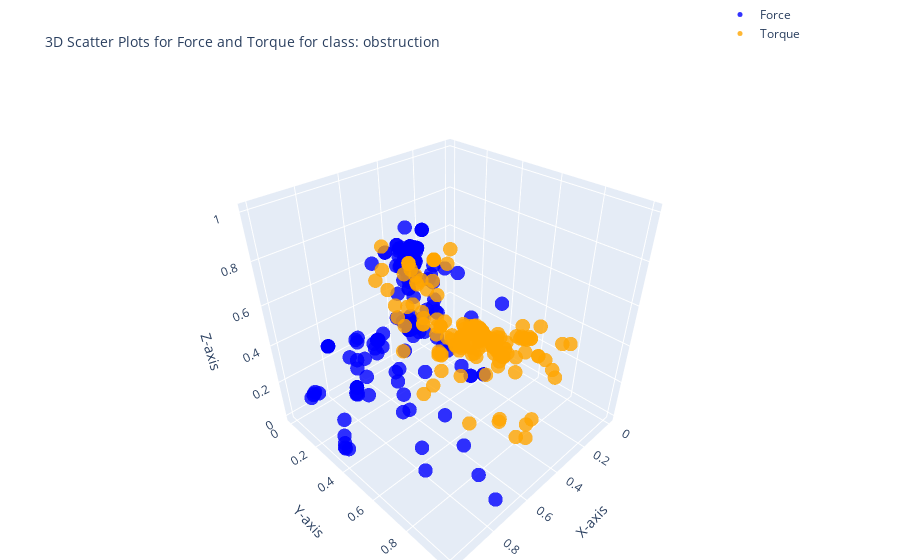

The notebook cell this image was saved under:
### Code cell
import plotly.graph_objects as go
class_name = unique_classes[2]
df_fr_collision=class_dfs[class_name]
# 3D scatter plot for Force (Fx, Fy, Fz)
force_plot = go.Scatter3d(
    x=df_fr_collision['Fx'],
    y=df_fr_collision['Fy'],
    z=df_fr_collision['Fz'],
    mode='markers',
    marker=dict(size=5, color='blue', opacity=0.8),
    name='Force'
)

# 3D scatter plot for Torque (Tx, Ty, Tz)
torque_plot = go.Scatter3d(
    x=df_fr_collision['Tx'],
    y=df_fr_collision['Ty'],
    z=df_fr_collision['Tz'],
    mode='markers',
    marker=dict(size=5, color='orange', opacity=0.8),
    name='Torque'
)

# Create subplots
fig = go.Figure()

# Add Force plot
fig.add_trace(force_plot)
fig.add_trace(torque_plot)

# Layout settings
fig.update_layout(
    title='3D Scatter Plots for Force and Torque for class: ' + class_name,
    title_font=dict(size=14),  # Change the title font size
    scene=dict(
        xaxis_title='X-axis',
        yaxis_title='Y-axis',
        zaxis_title='Z-axis'
    ),
    legend=dict(x=0.8, y=1.2),
    margin=dict(l=0, r=0, b=0, t=40)
)

fig.show()

### Figure 1 — Plotly figure (JSON) as saved in the notebook; plotly's stock layout.template omitted (floating-point values rounded to 4 significant figures; data arrays with more than 128 entries replaced by an {"elided": "..."} marker saying what was removed)
{"data": [{"marker": {"color": "blue", "opacity": 0.8, "size": 5}, "mode": "markers", "name": "Force", "type": "scatter3d", "x": {"elided": "315 float values"}, "y": {"elided": "315 float values"}, "z": {"elided": "315 float values"}}, {"marker": {"color": "orange", "opacity": 0.8, "size": 5}, "mode": "markers", "name": "Torque", "type": "scatter3d", "x": {"elided": "315 float values"}, "y": {"elided": "315 float values"}, "z": {"elided": "315 float values"}}], "layout": {"legend": {"x": 0.8, "y": 1.2}, "margin": {"b": 0, "l": 0, "r": 0, "t": 40}, "scene": {"xaxis": {"title": {"text": "X-axis"}}, "yaxis": {"title": {"text": "Y-axis"}}, "zaxis": {"title": {"text": "Z-axis"}}}, "title": {"font": {"size": 14}, "text": "3D Scatter Plots for Force and Torque for class: obstruction"}}}
